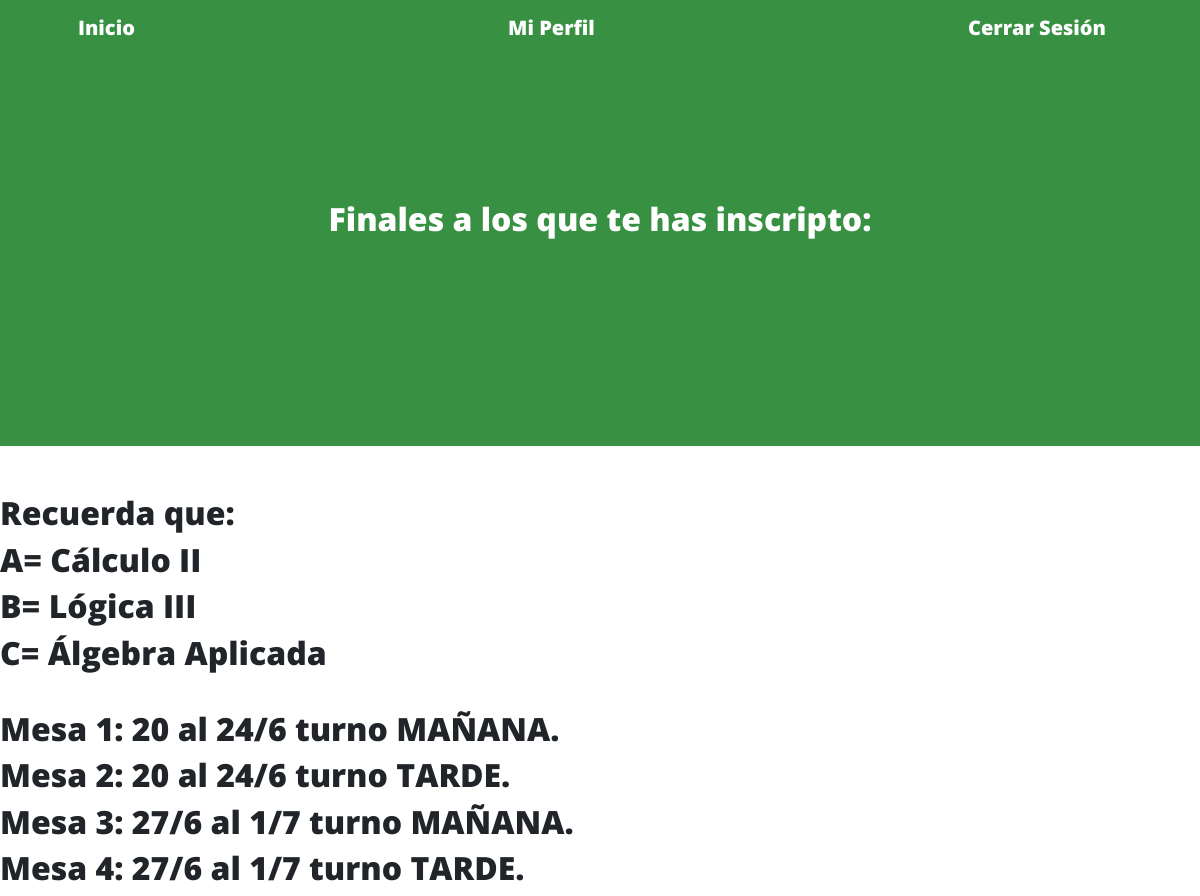
/AppUniversidad/inscripciones, run on an earlier commit of the app's database.
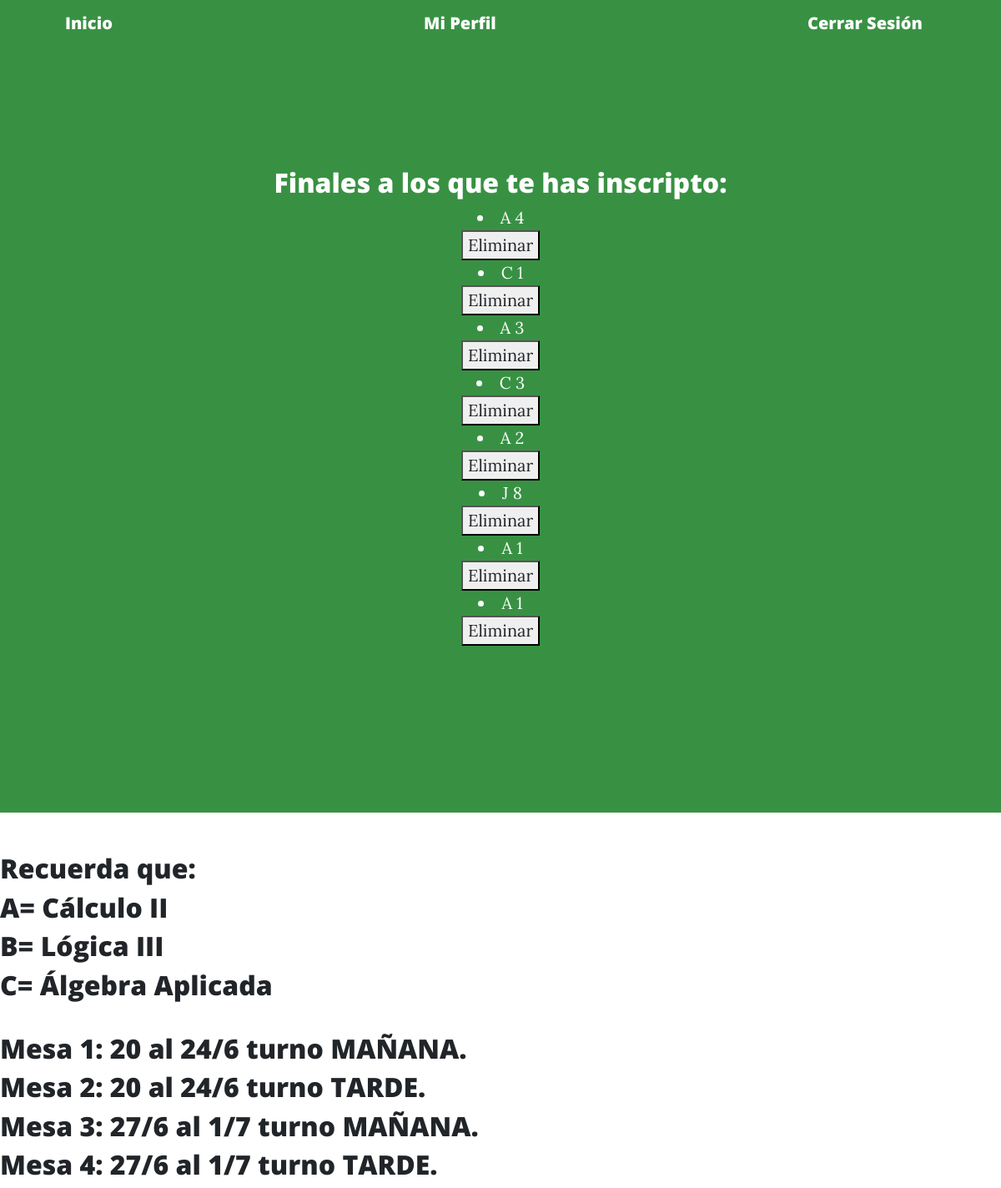
And on a later commit of the database.
### AppUniversidad/models.py (models this page shows)
class Inscripcion(models.Model):
    Materia= models.CharField(max_length=1)
    Mesa= models.IntegerField()
    def __str__(self):
        return self.Materia+" "+str(self.Mesa)

### AppUniversidad/views.py (the view)
# urls.py: path('inscripciones', LeerInscripciones, name= 'inscripciones'),
def LeerInscripciones(request):
    inscripciones=Inscripcion.objects.all()
    return render(request, 'AppUniversidad/inscripciones.html', {'inscripciones':inscripciones})

### AppUniversidad/Templates/AppUniversidad/inscripciones.html
{% extends "AppUniversidad/padre2.html" %}
{% load static %}
{% block titulo %}
<h2> Finales a los que te has inscripto: </h2>
{% for inscripcion in inscripciones %}
<li> {{inscripcion}} </li>
<button>
 <a href="{% url 'EliminarInscripcion' inscripcion.id %}"> Eliminar </a>
</button>
{% endfor %}
{% endblock %}
{% block contenidoquecambia %}
<h2> Recuerda que:  </h2>
    <h2> A= Cálculo II </h2>
    <h2> B= Lógica III </h2>
    <h2> C= Álgebra Aplicada </h2>
    <br>
    <h2>Mesa 1: 20 al 24/6 turno MAÑANA.</h2>
    <h2>Mesa 2: 20 al 24/6 turno TARDE.</h2>
    <h2>Mesa 3: 27/6 al 1/7 turno MAÑANA.</h2>
    <h2>Mesa 4: 27/6 al 1/7 turno TARDE.</h2>
{% endblock %}

### AppUniversidad/Templates/AppUniversidad/padre2.html (shortened to what this page needs)
<!DOCTYPE html>
<html lang="en">
    <head>
        {% load static %}
        <link href="{% static 'AppUniversidad/css/styles.css' %}" rel="stylesheet" />
    </head>
    <body>
        <nav class="navbar navbar-expand-lg navbar-light" id="mainNav">
            <div class="container px-4 px-lg-5">
                <a class="navbar-brand" href="{% url 'principal' %}">Inicio</a>
                <a class="navbar-brand" href="{% url 'principal' %}">Mi Perfil</a>
                <a class="navbar-brand" href="{% url 'inicio' %}">Cerrar Sesión</a>
            </div>
        </nav>
        <header class="masthead" style="background-color: rgb(80, 255, 95);">
            <div class="container position-relative px-4 px-lg-5">
                <div class="row gx-4 gx-lg-5 justify-content-center">
                    <div class="col-md-15 col-lg-13 col-xl-12">
                        <div class="site-heading">
                            {% block titulo %}
                            {% endblock %}
                        </div>
                    </div>
                </div>
            </div>
        </header>
        {% block contenidoquecambia %}
        {% endblock %}
    </body>
</html>

What changed in the data, as far as the page shows it:
added Inscripcion: Materia+Mesa "A 4"
added Inscripcion: Materia+Mesa "C 1"
added Inscripcion: Materia+Mesa "A 3"
added Inscripcion: Materia+Mesa "C 3"
added Inscripcion: Materia+Mesa "A 2"
added Inscripcion: Materia+Mesa "J 8"
added Inscripcion: Materia+Mesa "A 1"
added Inscripcion: Materia+Mesa "A 1"
